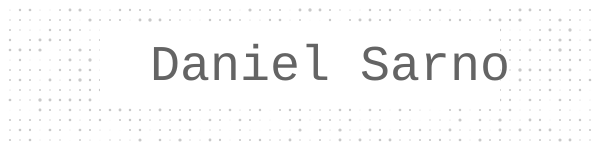
Frame 1 (no input)
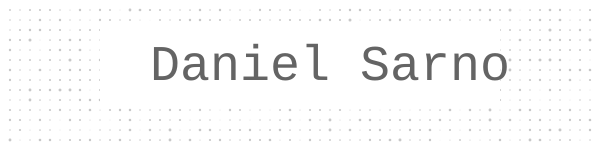
Frame 60 (no input)
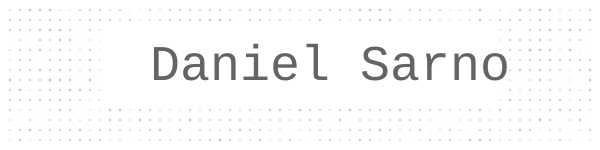
Frame 120 (the mouse pressed at the canvas centre since frame 60)

The p5.js sketch that drew these frames (run headless with seeded random() and noise() and a simulated clock; from frame 60 on, the mouse is pressed at the canvas centre):

// p5.js sketch
// ── sketch.js
let dots;
let m = 60;
let n = 15;
let radius = 2;

function setup() {
  createCanvas(600, 150);
  background(255);
  dots = new Dots(width, height, m, n, radius);
}

function draw() {
  background(255);
  dots.show();

  noStroke();
  fill(255);
  rect(100, 25, 400, 80);

  textSize(50);
  textFont('Monospace');
  fill(100);
  text('Daniel Sarno', width / 4, 80);
}
// ── dots.js
class Dots {
  constructor(w, h, m, n, size) {
    this.w = w;
    this.h = h;
    this.m = m;
    this.n = n;
    this.size = size;
    this.dots = this.makeDots();
  }

  makeDots() {
    let newDots = [];
    let xSpacing = this.w / this.m;
    let ySpacing = this.h / this.n;
    for (let i = 1; i < m; i++) {
      for (let j = 1; j < n; j++) {
        newDots.push(new Dot(i * xSpacing, j * ySpacing, this.size));
      }
    }
    return newDots;
  }

  show() {
    for (let d of this.dots) {
      d.show();
    }
  }
}

class Dot {
  constructor(x, y, size) {
    this.x = x;
    this.y = y;
    this.size = size;
  }

  show() {
    noStroke();
    fill(200);
    circle(this.x, this.y, noise((frameCount / 50) + this.x / 10, (frameCount / 50) + this.y / 10) * this.size * 2);
  }
}
